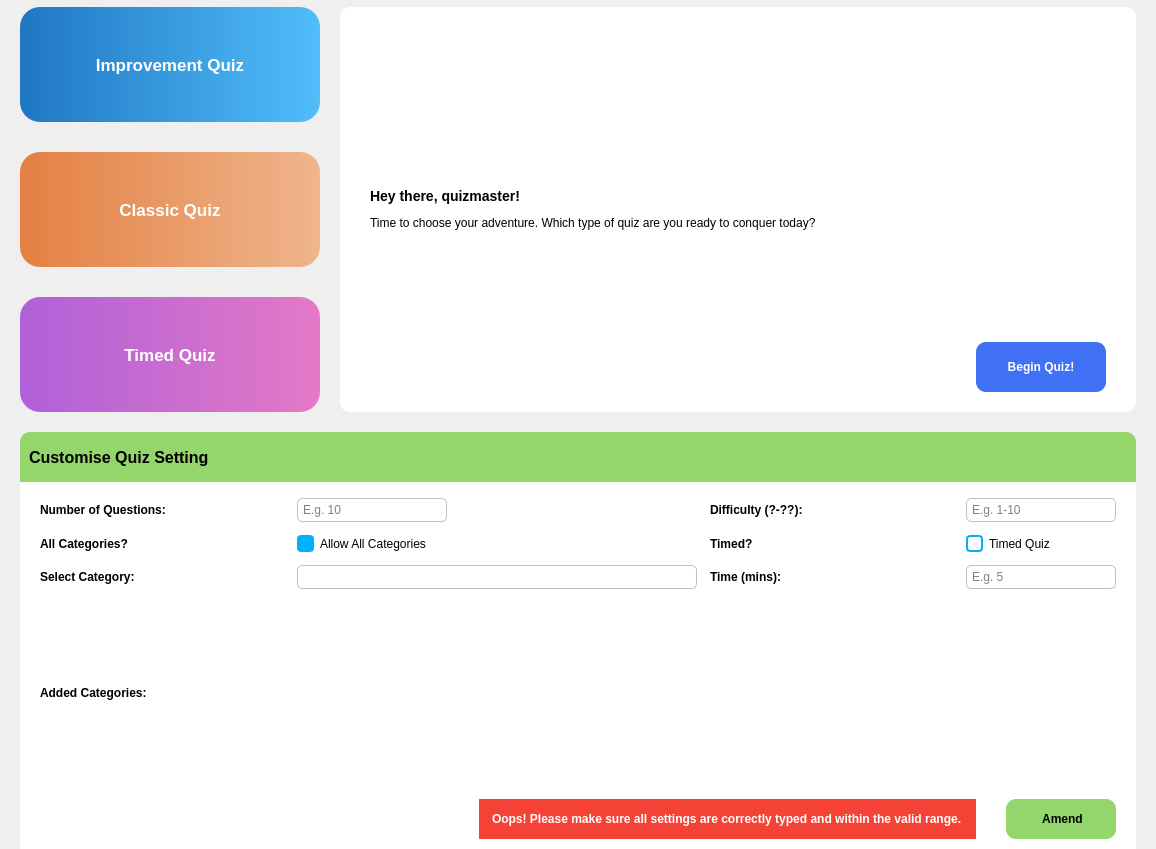
<?xml version="1.0" encoding="UTF-8"?>
<ui version="4.0">
 <class>Form</class>
 <widget class="QWidget" name="Form">
  <property name="geometry">
   <rect>
    <x>0</x>
    <y>0</y>
    <width>1148</width>
    <height>849</height>
   </rect>
  </property>
  <property name="windowTitle">
   <string>Form</string>
  </property>
  <property name="styleSheet">
   <string notr="true">#timed_btn {
	background: qlineargradient(x1:0, y1:0, x2:1, y2:0, stop:0 #af60d9, stop:1 #e479c6);
	border: none;
	border-radius: 20%;
	width: 300px;
	height: 115px;
	color: white;
	font-size: 13pt;
	font-weight: bold;
}

#timed_btn:hover {
	background: qlineargradient(x1:0, y1:0, x2:1, y2:0, stop:0 #9e56c3, stop:1 #cd6db2);
}

#classic_btn {
	background: qlineargradient(x1:0, y1:0, x2:1, y2:0, stop:0 #e48043, stop:1 #efb58c);
	border: none;
	border-radius: 20%;
	width: 300px;
	height: 115px;
	color: white;
	font-size: 13pt;
	font-weight: bold;
}

#classic_btn:hover {
	background: qlineargradient(x1:0, y1:0, x2:1, y2:0, stop:0 #cd733c, stop:1 #d7a37e);
}

#improvement_btn {
	background: qlineargradient(x1:0, y1:0, x2:1, y2:0, stop:0 #1f77c2, stop:1 #51bdfb);
	border: none;
	border-radius: 20%;
	width: 300px;
	height: 115px;
	color: white;
	font-size: 13pt;
	font-weight: bold;
}

#improvement_btn:hover {
	background: qlineargradient(x1:0, y1:0, x2:1, y2:0, stop:0 #1c6baf, stop:1 #49aae2);
}

#start_btn {
	width: 120px;
	height: 40px;
	color: white;
	font-weight: bold;
	padding: 5px;
	border: none;
	background-color: #4070f4;
	border-radius: 10%;
}

#start_btn:hover {
	background-color: #0e4bf1;
}

#note_container {
	background-color: white;
	border-radius: 10%;
}

#custom_content {
	background-color: white;
	border-top-left-radius: 10px;
    border-top-right-radius: 10px;
}

#collapsable_frame {
	background-color: #94d56c;
	border-top-left-radius: 10px;
    border-top-right-radius: 10px;
}

#config_box QLabel {
	font-weight: bold;
}

#config_box QLineEdit {
	border: 1px solid silver;
	border-radius: 5px;
	padding: 3px;
}

#config_box QComboBox {
	border: 1px solid silver;
	border-radius: 5px;
	padding: 3px 5px;
}

#config_box QComboBox::drop-down {
	border: none;
}

#config_box QComboBox::down-arrow {
	image: url(resources/icons/down-arrow.svg);
	padding: 0px 13px 0px 0px;
}

QComboBox QListView {
	font-size: 12px;
	border: 1px solid rbga(0,0,0,0.1);
	padding: 5px;
	background-color: #fff;
	outline: 0px;
}

QComboBox QListView:item {
	padding-left: 10px;
	background-color: #fff;
}

#category_list {
	background-color: #fff;
	border: none;
}

#amend_btn {
	width: 100px;
	height: 30px;
	font-weight: bold;
	padding: 5px;
	border: none;
	background-color: #94d56c;
	border-radius: 10%;
}

#amend_btn:hover {
	background-color: #85c061;
}

#setting_warning {
	background-color: #f44336;
	color: white;
	padding: 0px 10px 0px 10px;
	font-weight: bold;
}

QCheckBox::indicator {
	border: 2px solid #00B0FF;
    width: 13px;
    height: 13px;
    border-radius: 4px;
    background: white;
}

QCheckBox::indicator:checked {
    background: #00B0FF;
}
</string>
  </property>
  <layout class="QVBoxLayout" name="verticalLayout_2">
   <property name="spacing">
    <number>20</number>
   </property>
   <property name="leftMargin">
    <number>20</number>
   </property>
   <property name="topMargin">
    <number>7</number>
   </property>
   <property name="rightMargin">
    <number>20</number>
   </property>
   <property name="bottomMargin">
    <number>0</number>
   </property>
   <item>
    <layout class="QHBoxLayout" name="horizontalLayout_4">
     <item>
      <layout class="QVBoxLayout" name="verticalLayout_3">
       <property name="spacing">
        <number>30</number>
       </property>
       <item>
        <widget class="ShadowButton" name="improvement_btn">
         <property name="sizePolicy">
          <sizepolicy hsizetype="Minimum" vsizetype="Minimum">
           <horstretch>0</horstretch>
           <verstretch>0</verstretch>
          </sizepolicy>
         </property>
         <property name="minimumSize">
          <size>
           <width>0</width>
           <height>110</height>
          </size>
         </property>
         <property name="maximumSize">
          <size>
           <width>400</width>
           <height>16777215</height>
          </size>
         </property>
         <property name="cursor">
          <cursorShape>PointingHandCursor</cursorShape>
         </property>
         <property name="text">
          <string>Improvement Quiz</string>
         </property>
        </widget>
       </item>
       <item>
        <widget class="ShadowButton" name="classic_btn">
         <property name="sizePolicy">
          <sizepolicy hsizetype="Minimum" vsizetype="Minimum">
           <horstretch>0</horstretch>
           <verstretch>0</verstretch>
          </sizepolicy>
         </property>
         <property name="minimumSize">
          <size>
           <width>0</width>
           <height>110</height>
          </size>
         </property>
         <property name="maximumSize">
          <size>
           <width>400</width>
           <height>16777215</height>
          </size>
         </property>
         <property name="cursor">
          <cursorShape>PointingHandCursor</cursorShape>
         </property>
         <property name="text">
          <string>Classic Quiz</string>
         </property>
        </widget>
       </item>
       <item>
        <widget class="ShadowButton" name="timed_btn">
         <property name="sizePolicy">
          <sizepolicy hsizetype="Minimum" vsizetype="Minimum">
           <horstretch>0</horstretch>
           <verstretch>0</verstretch>
          </sizepolicy>
         </property>
         <property name="minimumSize">
          <size>
           <width>0</width>
           <height>110</height>
          </size>
         </property>
         <property name="maximumSize">
          <size>
           <width>400</width>
           <height>16777215</height>
          </size>
         </property>
         <property name="cursor">
          <cursorShape>PointingHandCursor</cursorShape>
         </property>
         <property name="text">
          <string>Timed Quiz</string>
         </property>
        </widget>
       </item>
      </layout>
     </item>
     <item>
      <widget class="ShadowFrame" name="note_container">
       <property name="sizePolicy">
        <sizepolicy hsizetype="Expanding" vsizetype="Minimum">
         <horstretch>0</horstretch>
         <verstretch>0</verstretch>
        </sizepolicy>
       </property>
       <layout class="QHBoxLayout" name="horizontalLayout_2">
        <property name="leftMargin">
         <number>30</number>
        </property>
        <property name="topMargin">
         <number>20</number>
        </property>
        <property name="rightMargin">
         <number>30</number>
        </property>
        <property name="bottomMargin">
         <number>20</number>
        </property>
        <item>
         <widget class="QLabel" name="quiz_note">
          <property name="minimumSize">
           <size>
            <width>600</width>
            <height>0</height>
           </size>
          </property>
          <property name="text">
           <string>&lt;h3&gt;Hey there, quizmaster!&lt;/h3&gt; &lt;p&gt;Time to choose your adventure. Which type of quiz are you ready to conquer today?&lt;/p&gt;</string>
          </property>
          <property name="wordWrap">
           <bool>true</bool>
          </property>
         </widget>
        </item>
        <item alignment="Qt::AlignRight|Qt::AlignBottom">
         <widget class="QPushButton" name="start_btn">
          <property name="cursor">
           <cursorShape>PointingHandCursor</cursorShape>
          </property>
          <property name="text">
           <string>Begin Quiz!</string>
          </property>
         </widget>
        </item>
       </layout>
      </widget>
     </item>
    </layout>
   </item>
   <item>
    <widget class="QWidget" name="custom_content" native="true">
     <property name="sizePolicy">
      <sizepolicy hsizetype="Preferred" vsizetype="Expanding">
       <horstretch>0</horstretch>
       <verstretch>0</verstretch>
      </sizepolicy>
     </property>
     <property name="minimumSize">
      <size>
       <width>0</width>
       <height>380</height>
      </size>
     </property>
     <layout class="QVBoxLayout" name="verticalLayout">
      <property name="leftMargin">
       <number>0</number>
      </property>
      <property name="topMargin">
       <number>0</number>
      </property>
      <property name="rightMargin">
       <number>0</number>
      </property>
      <property name="bottomMargin">
       <number>0</number>
      </property>
      <item alignment="Qt::AlignTop">
       <widget class="ClickableFrame" name="collapsable_frame" native="true">
        <property name="sizePolicy">
         <sizepolicy hsizetype="Preferred" vsizetype="Maximum">
          <horstretch>0</horstretch>
          <verstretch>0</verstretch>
         </sizepolicy>
        </property>
        <property name="minimumSize">
         <size>
          <width>0</width>
          <height>50</height>
         </size>
        </property>
        <property name="cursor">
         <cursorShape>PointingHandCursor</cursorShape>
        </property>
        <layout class="QHBoxLayout" name="horizontalLayout_3">
         <item>
          <widget class="QLabel" name="custom_label">
           <property name="styleSheet">
            <string notr="true">font-weight: bold;
font-size: 12pt;</string>
           </property>
           <property name="text">
            <string>Customise Quiz Setting</string>
           </property>
          </widget>
         </item>
        </layout>
       </widget>
      </item>
      <item>
       <widget class="QWidget" name="config_box" native="true">
        <property name="sizePolicy">
         <sizepolicy hsizetype="Preferred" vsizetype="Expanding">
          <horstretch>0</horstretch>
          <verstretch>0</verstretch>
         </sizepolicy>
        </property>
        <property name="maximumSize">
         <size>
          <width>1280</width>
          <height>16777215</height>
         </size>
        </property>
        <layout class="QGridLayout" name="gridLayout">
         <property name="leftMargin">
          <number>20</number>
         </property>
         <property name="topMargin">
          <number>10</number>
         </property>
         <property name="rightMargin">
          <number>20</number>
         </property>
         <property name="bottomMargin">
          <number>0</number>
         </property>
         <property name="spacing">
          <number>13</number>
         </property>
         <item row="1" column="0">
          <widget class="QLabel" name="label">
           <property name="sizePolicy">
            <sizepolicy hsizetype="Minimum" vsizetype="Preferred">
             <horstretch>0</horstretch>
             <verstretch>0</verstretch>
            </sizepolicy>
           </property>
           <property name="text">
            <string>Number of Questions:</string>
           </property>
          </widget>
         </item>
         <item row="2" column="0">
          <widget class="QLabel" name="label_6">
           <property name="sizePolicy">
            <sizepolicy hsizetype="Minimum" vsizetype="Preferred">
             <horstretch>0</horstretch>
             <verstretch>0</verstretch>
            </sizepolicy>
           </property>
           <property name="text">
            <string>All Categories?</string>
           </property>
          </widget>
         </item>
         <item row="4" column="0">
          <widget class="QLabel" name="add_category_label">
           <property name="sizePolicy">
            <sizepolicy hsizetype="Minimum" vsizetype="Preferred">
             <horstretch>0</horstretch>
             <verstretch>0</verstretch>
            </sizepolicy>
           </property>
           <property name="text">
            <string>Added Categories:</string>
           </property>
          </widget>
         </item>
         <item row="1" column="2">
          <widget class="QLabel" name="label_2">
           <property name="sizePolicy">
            <sizepolicy hsizetype="Minimum" vsizetype="Preferred">
             <horstretch>0</horstretch>
             <verstretch>0</verstretch>
            </sizepolicy>
           </property>
           <property name="text">
            <string>Difficulty (?-??):</string>
           </property>
          </widget>
         </item>
         <item row="1" column="3">
          <widget class="QLineEdit" name="difficulty_field">
           <property name="sizePolicy">
            <sizepolicy hsizetype="Minimum" vsizetype="Fixed">
             <horstretch>0</horstretch>
             <verstretch>0</verstretch>
            </sizepolicy>
           </property>
           <property name="maximumSize">
            <size>
             <width>150</width>
             <height>16777215</height>
            </size>
           </property>
           <property name="text">
            <string/>
           </property>
           <property name="maxLength">
            <number>4</number>
           </property>
           <property name="placeholderText">
            <string>E.g. 1-10</string>
           </property>
          </widget>
         </item>
         <item row="3" column="2">
          <widget class="QLabel" name="time_label">
           <property name="sizePolicy">
            <sizepolicy hsizetype="Minimum" vsizetype="Preferred">
             <horstretch>0</horstretch>
             <verstretch>0</verstretch>
            </sizepolicy>
           </property>
           <property name="text">
            <string>Time (mins):</string>
           </property>
          </widget>
         </item>
         <item row="3" column="0">
          <widget class="QLabel" name="category_label">
           <property name="sizePolicy">
            <sizepolicy hsizetype="Minimum" vsizetype="Preferred">
             <horstretch>0</horstretch>
             <verstretch>0</verstretch>
            </sizepolicy>
           </property>
           <property name="text">
            <string>Select Category:</string>
           </property>
          </widget>
         </item>
         <item row="2" column="2">
          <widget class="QLabel" name="label_4">
           <property name="sizePolicy">
            <sizepolicy hsizetype="Minimum" vsizetype="Preferred">
             <horstretch>0</horstretch>
             <verstretch>0</verstretch>
            </sizepolicy>
           </property>
           <property name="text">
            <string>Timed?</string>
           </property>
          </widget>
         </item>
         <item row="2" column="1">
          <widget class="QCheckBox" name="all_categories_box">
           <property name="text">
            <string>Allow All Categories</string>
           </property>
           <property name="checked">
            <bool>true</bool>
           </property>
          </widget>
         </item>
         <item row="2" column="3">
          <widget class="QCheckBox" name="timed_box">
           <property name="text">
            <string>Timed Quiz</string>
           </property>
          </widget>
         </item>
         <item row="1" column="1">
          <widget class="QLineEdit" name="num_field">
           <property name="sizePolicy">
            <sizepolicy hsizetype="Minimum" vsizetype="Fixed">
             <horstretch>0</horstretch>
             <verstretch>0</verstretch>
            </sizepolicy>
           </property>
           <property name="maximumSize">
            <size>
             <width>150</width>
             <height>16777215</height>
            </size>
           </property>
           <property name="text">
            <string/>
           </property>
           <property name="maxLength">
            <number>3</number>
           </property>
           <property name="placeholderText">
            <string>E.g. 10</string>
           </property>
          </widget>
         </item>
         <item row="3" column="1">
          <widget class="QComboBox" name="category_combobox">
           <property name="sizePolicy">
            <sizepolicy hsizetype="Fixed" vsizetype="Fixed">
             <horstretch>0</horstretch>
             <verstretch>0</verstretch>
            </sizepolicy>
           </property>
           <property name="minimumSize">
            <size>
             <width>400</width>
             <height>0</height>
            </size>
           </property>
          </widget>
         </item>
         <item row="3" column="3">
          <widget class="QLineEdit" name="time_field">
           <property name="sizePolicy">
            <sizepolicy hsizetype="Minimum" vsizetype="Fixed">
             <horstretch>0</horstretch>
             <verstretch>0</verstretch>
            </sizepolicy>
           </property>
           <property name="maximumSize">
            <size>
             <width>150</width>
             <height>16777215</height>
            </size>
           </property>
           <property name="maxLength">
            <number>3</number>
           </property>
           <property name="placeholderText">
            <string>E.g. 5</string>
           </property>
          </widget>
         </item>
         <item row="4" column="1">
          <widget class="QScrollArea" name="category_scroll">
           <property name="sizePolicy">
            <sizepolicy hsizetype="Fixed" vsizetype="Expanding">
             <horstretch>0</horstretch>
             <verstretch>0</verstretch>
            </sizepolicy>
           </property>
           <property name="minimumSize">
            <size>
             <width>400</width>
             <height>0</height>
            </size>
           </property>
           <property name="frameShape">
            <enum>QFrame::NoFrame</enum>
           </property>
           <property name="widgetResizable">
            <bool>true</bool>
           </property>
           <widget class="QWidget" name="category_list">
            <property name="geometry">
             <rect>
              <x>0</x>
              <y>0</y>
              <width>400</width>
              <height>167</height>
             </rect>
            </property>
            <property name="sizePolicy">
             <sizepolicy hsizetype="Preferred" vsizetype="Expanding">
              <horstretch>0</horstretch>
              <verstretch>0</verstretch>
             </sizepolicy>
            </property>
            <layout class="QVBoxLayout" name="verticalLayout_4">
             <property name="leftMargin">
              <number>0</number>
             </property>
             <property name="topMargin">
              <number>0</number>
             </property>
             <property name="rightMargin">
              <number>20</number>
             </property>
             <property name="bottomMargin">
              <number>0</number>
             </property>
            </layout>
           </widget>
          </widget>
         </item>
        </layout>
       </widget>
      </item>
      <item>
       <layout class="QHBoxLayout" name="horizontalLayout_5">
        <property name="spacing">
         <number>30</number>
        </property>
        <property name="leftMargin">
         <number>20</number>
        </property>
        <property name="topMargin">
         <number>10</number>
        </property>
        <property name="rightMargin">
         <number>20</number>
        </property>
        <property name="bottomMargin">
         <number>10</number>
        </property>
        <item>
         <spacer name="horizontalSpacer">
          <property name="orientation">
           <enum>Qt::Horizontal</enum>
          </property>
          <property name="sizeHint" stdset="0">
           <size>
            <width>40</width>
            <height>20</height>
           </size>
          </property>
         </spacer>
        </item>
        <item>
         <widget class="QLabel" name="setting_warning">
          <property name="text">
           <string>Oops! Please make sure all settings are correctly typed and within the valid range.</string>
          </property>
         </widget>
        </item>
        <item alignment="Qt::AlignRight">
         <widget class="QPushButton" name="amend_btn">
          <property name="cursor">
           <cursorShape>PointingHandCursor</cursorShape>
          </property>
          <property name="text">
           <string> Amend</string>
          </property>
          <property name="icon">
           <iconset>
            <normaloff>../resources/icons/settings.svg</normaloff>../resources/icons/settings.svg</iconset>
          </property>
         </widget>
        </item>
       </layout>
      </item>
     </layout>
    </widget>
   </item>
  </layout>
 </widget>
 <customwidgets>
  <customwidget>
   <class>ShadowFrame</class>
   <extends>QFrame</extends>
   <header location="global">widgets/shadow.h</header>
   <container>1</container>
  </customwidget>
  <customwidget>
   <class>ShadowButton</class>
   <extends>QPushButton</extends>
   <header location="global">widgets/shadow.h</header>
  </customwidget>
  <customwidget>
   <class>ClickableFrame</class>
   <extends>QWidget</extends>
   <header>widgets/clickables.h</header>
   <container>1</container>
  </customwidget>
 </customwidgets>
 <resources/>
 <connections/>
</ui>
